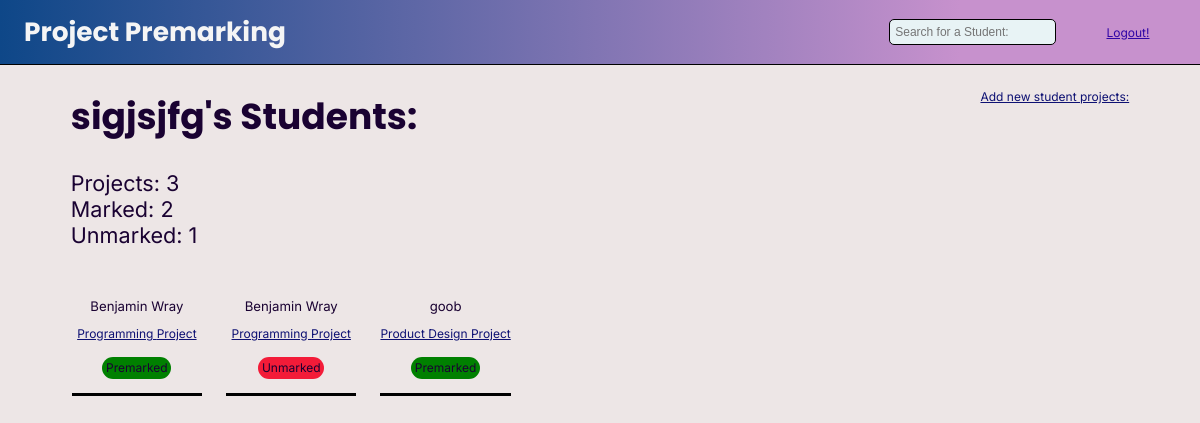
Screenshot of /profile (signed in) with the database file from the repository.
### server.py (models this page shows, shortened)
class Base(DeclarativeBase):
    pass

class Admin(Base, UserMixin):
    __tablename__ = 'Admin'
    id: Mapped[int] = mapped_column(primary_key=True)
    email: Mapped[str] = mapped_column(String(50))
    hash: Mapped[str]
    userproject: Mapped[List['UserProject']] = relationship(
        "UserProject", back_populates='admin')

class User(Base):
    __tablename__ = 'User'
    id: Mapped[int] = mapped_column(primary_key=True)
    name: Mapped[str] = mapped_column(String(50))
    email: Mapped[str] = mapped_column(String(50))
    year_level: Mapped[int]
    admin: Mapped[bool]
    user_projects: Mapped[List["UserProject"]] = relationship(
        "UserProject", back_populates="user")

class Project(Base):
    __tablename__ = 'Project'
    id: Mapped[int] = mapped_column(primary_key=True)
    type: Mapped[str] = mapped_column(String(50))
    user_projects: Mapped[List["UserProject"]] = relationship(
        "UserProject", back_populates="project")
    standard_projects: Mapped[List["ProjectStandard"]] = relationship(
        "ProjectStandard", back_populates="project")

### server.py (the view)
@app.route('/profile', methods=['POST', 'GET'])
@login_required
def profile():
    AdProj = select(UserProject).where(
        UserProject.admin_id == current_user.id)
    with Session(engine) as session:
        user_projects = session.scalars(AdProj).all()
        marked_count = 0
        unmarked_count = 0
        projects = []
        for i in user_projects:
            if i.marked:
                premarked = 'Premarked'
                marked_count += 1
            else:
                premarked = 'Unmarked'
                unmarked_count += 1
            projects.append({
                'id': i.id,
                'user': i.user.name,
                'type': i.project.type,
                'projstand': i.project.id,
                'user_id': i.user.id,
                'marked': premarked
            })
    return render_template('profile.html',
                           projects=projects, searchBar=True,
                           counts=(marked_count, unmarked_count))

### server.py (called while the page is built)
@login_manager.user_loader
def load_user(user_id):
    query = select(Admin).where(Admin.id == user_id)
    with Session(engine) as session:
        obj = session.scalar(query)
    return obj

### templates/profile.html (shortened to what this page needs)
{% extends 'layout.html' %} {% block content %}
<div class="project-page">
    <div class="top-project">
        <div>
            <h1 class="logged-in">{{current_user.email}}'s Students:</h1>
            <p>
                <br>
                Projects: {{projects | count }}
                <br>
                Marked: {{counts[0]}}
                <br>
                Unmarked: {{counts[1]}}
                <br><br>
            </p>
        </div>
        <a href="instructions" class="project-link">Add new student projects:</a>
    </div>
    <div class="projects">
        {% for project in projects %}
        <div class="indiv-project" name="project-{{project['user_id']}}">
            <div class="centre-projects">
                <p class="project-user-name">{{project['user']}}</p>
                <a href="project/{{project['projstand']}}/{{project['user_id']}}"
                    class="project-link">{{project['type']}} Project</a>
                <p class="{% if project['marked'] == 'Premarked' %}marked{% else %}unmarked{% endif %}">
                    {{project['marked']}}</p>
            </div>
            <div class="line between-projects"></div>
        </div>
        {% endfor %}
    </div>
</div>
{% endblock %}

### static/css/style.css (style rules this page uses)
html { scroll-behavior: smooth; }
h1 { font-family: 'Poppins'; font-size: 2.2vw; color: rgb(26, 2, 50); }
p { font-family: 'Inter'; font-size: 1.8vw; padding:0; margin:0; color: rgb(26, 2, 50); }
body { padding:0; margin:0; background-color: rgb(237, 230, 230); }
.line { width:100vw; background-color: black; height:0.3vh; margin-top: 0; }
.project-link { font-family:'Inter'; color:rgb(14, 17, 115); font-size: 1vw; margin-bottom: 1vw; }
.indiv-project { display: flex; align-items: center; flex-direction: column; padding-top:1vw; }
.between-projects { margin:1.2vw 0vw 0 0; width:100%; }
.centre-projects { display:flex; flex-direction: column; align-items: center; }
.logged-in { text-align: center; font-size: 3vw; margin:0; }
.projects { display:grid; grid-template-columns: 1fr 1fr 1fr 1fr 1fr 1fr 1fr; gap:2vw; margin-top:1vw; }
.project-page { display:flex; flex-direction: column; align-items: center; margin-left:1vw; margin-right:1vw; }
.project-user-name { margin-bottom: 1vw; margin-top:0; text-align: center; font-size: 1.1vw; }
.top-project { display:flex; flex-direction: row; justify-content: space-between; align-items: flex-start; width:90%; padding-top:2vw; }
.marked { background-color: #008000; }
.unmarked { background-color: rgb(243, 27, 56); }
.marked, .unmarked { margin-top: 0.3vw; padding:0.3vw; border-radius: 1vw; font-size: 1vw; }

### rows the page displays
Admin: email "sigjsjfg"
User: user "Benjamin Wray" "Benjamin Wray"
Project: type "Programming" "Programming"
User: user "goob"
Project: type "Product Design"

### other values shown
{{ projects | count }} "3"
{{ counts[0] }} "2"
{{ counts[1] }} "1"
{{ project['marked'] }} "Premarked" "Unmarked" "Premarked"
